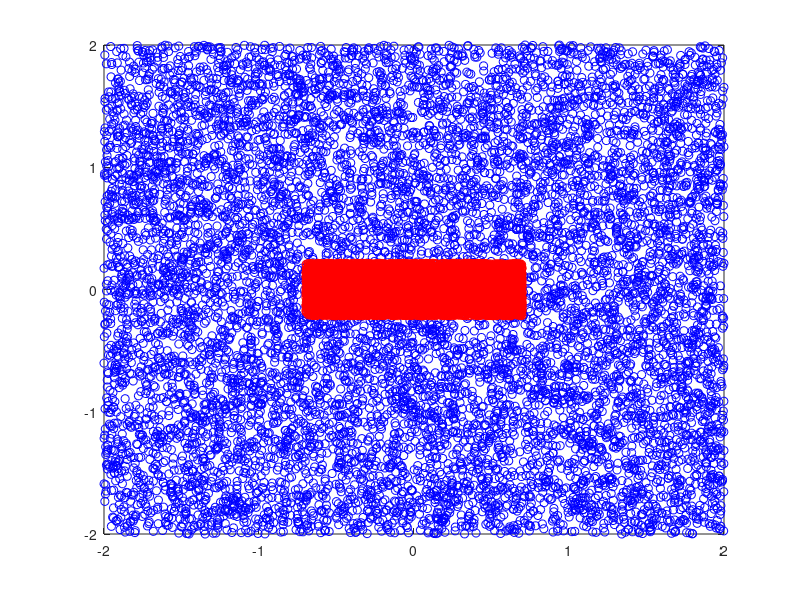
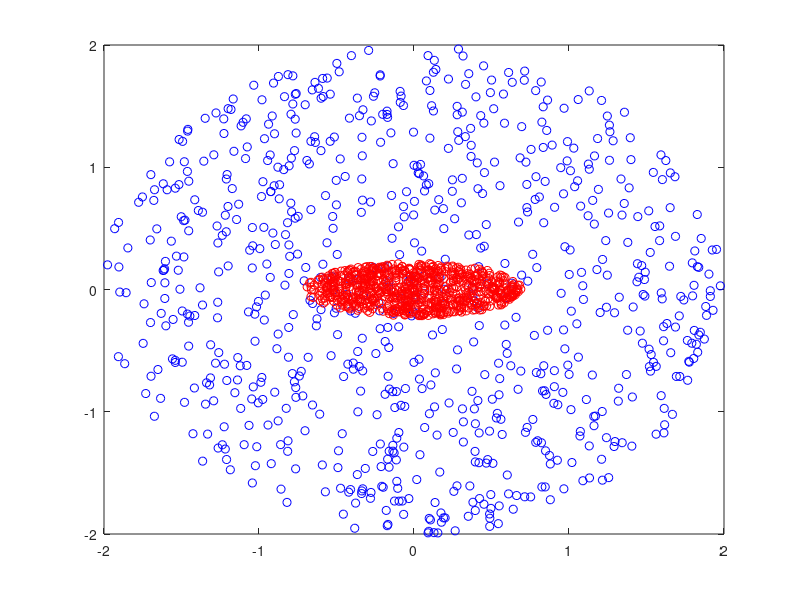

These charts were generated, in order, by the following MATLAB code:
clc;
close all;
clear all;
x = 4*(0.5-rand(2,10000));


norm(x(:,1))
norm(x(:,10))

r=2;
Q = r^2*[1 0;
    0 1];

A = 0.9*rand(2,2);

A = [0.9 0;
    0 0.8];

eigs(A)
T = A^10;
xx = T*x;

figure()
plot(x(1,:),x(2,:),'bo');hold on;
plot(xx(1,:),xx(2,:),'ro');


R = T'*Q*T;
R2 = inv(T)'*inv(Q)*inv(T);
R3 = inv(R);
eigs(R);

eigs(R2);

z=[];
w=[];
for i=1:1000
    y = x(:,i);
    yy = xx(:,i);
    if y'*inv(Q)*y <= 1
        z = [z,y];
    end
    
    if yy'*R3*yy <= 1
        w = [w,yy];
    end
end


figure()
plot(z(1,:),z(2,:),'bo');hold on;
plot(w(1,:),w(2,:),'ro');